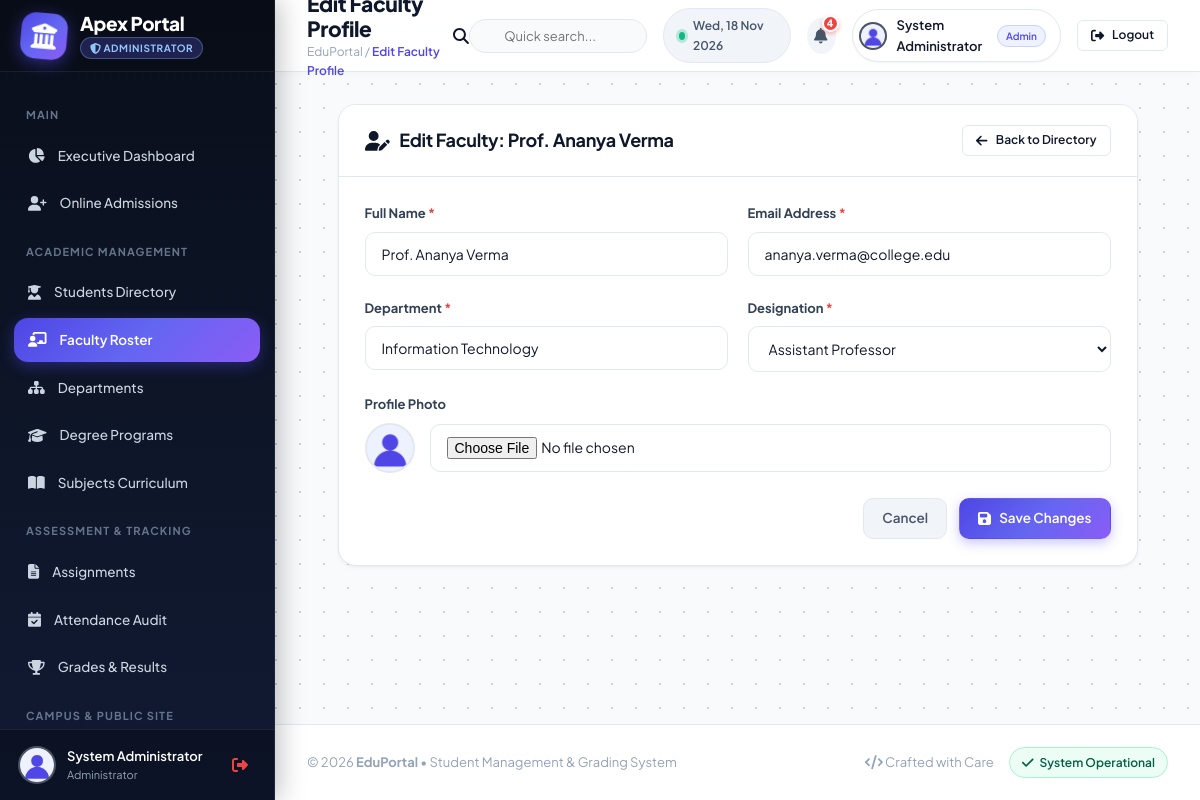
The page /admin/edit_faculty.php?id=2 (signed in) on the database as committed earlier.
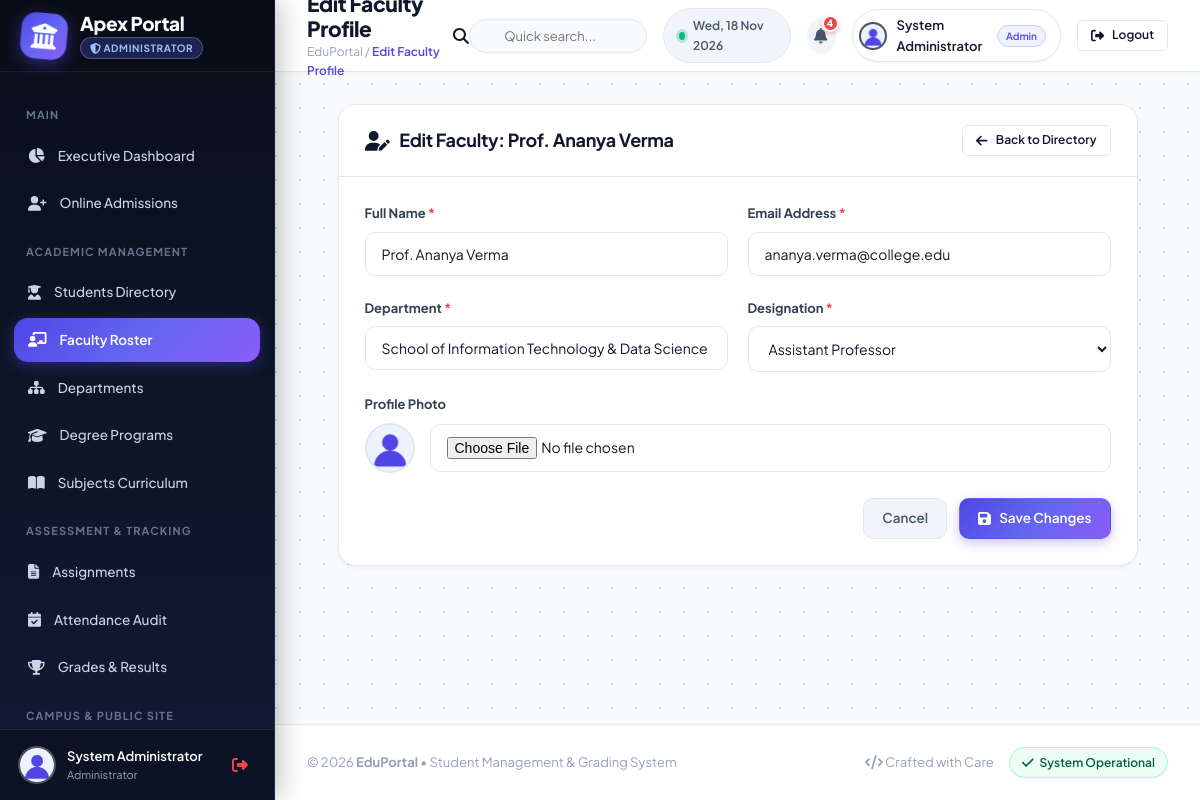
The same page on the database as committed later.
### tables this page shows
CREATE TABLE `faculty` (
  `faculty_id` int(11) NOT NULL AUTO_INCREMENT,
  `user_id` int(11) NOT NULL,
  `department_id` int(11) DEFAULT NULL,
  `department` varchar(100) DEFAULT 'Computer Science',
  `designation` varchar(100) NOT NULL DEFAULT 'Assistant Professor',
  `qualification` varchar(150) NOT NULL DEFAULT 'Ph.D. / M.Tech',
  `specialization` varchar(200) DEFAULT 'Computer Networks, AI',
  `office` varchar(100) DEFAULT 'Block A, Room 304',
  `profile_picture` varchar(255) DEFAULT NULL,
  `created_at` timestamp NOT NULL DEFAULT current_timestamp(),
  PRIMARY KEY (`faculty_id`),
  UNIQUE KEY `user_id` (`user_id`),
  KEY `user_id_2` (`user_id`),
  KEY `department_id` (`department_id`),
  CONSTRAINT `fk_fac_dept` FOREIGN KEY (`department_id`) REFERENCES `departments` (`department_id`) ON DELETE SET NULL,
  CONSTRAINT `fk_fac_user` FOREIGN KEY (`user_id`) REFERENCES `users` (`id`) ON DELETE CASCADE
);

CREATE TABLE `users` (
  `id` int(11) NOT NULL AUTO_INCREMENT,
  `name` varchar(120) NOT NULL,
  `email` varchar(120) NOT NULL,
  `password` varchar(255) NOT NULL,
  `role` enum('admin','faculty','student') NOT NULL DEFAULT 'student',
  `profile_picture` varchar(255) DEFAULT NULL,
  `phone` varchar(30) DEFAULT NULL,
  `created_at` timestamp NOT NULL DEFAULT current_timestamp(),
  PRIMARY KEY (`id`),
  UNIQUE KEY `email` (`email`)
);

### admin/edit_faculty.php (the view, shortened to what this page needs)
<?php
include("../config/db.php");
$faculty_id = (int)$_GET['id'];
$query = mysqli_query($con, "
    SELECT faculty.*, users.name, users.email
    FROM faculty
    JOIN users ON faculty.user_id = users.id
    WHERE faculty.faculty_id='$faculty_id'
    LIMIT 1
");
$row = mysqli_fetch_assoc($query);
include("../includes/header.php");
include("../includes/sidebar_admin.php");
include("../includes/navbar.php");
?>
<div class="card" style="max-width: 800px; margin: 0 auto;">
    <div class="card-header">
        <h3><i class="fa-solid fa-user-pen"></i> Edit Faculty: <?php echo htmlspecialchars($row['name']); ?></h3>
        <a href="manage_faculty.php" class="btn btn-outline btn-sm">
            <i class="fa-solid fa-arrow-left"></i> Back to Directory
        </a>
    </div>
    <div class="card-body">
        <form method="POST" enctype="multipart/form-data">
            <div class="form-row">
                <div class="form-group">
                    <label class="form-label">Full Name <span class="required">*</span></label>
                    <input type="text" name="name" class="form-control" required value="<?php echo htmlspecialchars($row['name']); ?>">
                </div>
                <div class="form-group">
                    <label class="form-label">Email Address <span class="required">*</span></label>
                    <input type="email" name="email" class="form-control" required value="<?php echo htmlspecialchars($row['email']); ?>">
                </div>
            </div>
            <div class="form-row">
                <div class="form-group">
                    <label class="form-label">Department <span class="required">*</span></label>
                    <input type="text" name="department" class="form-control" required value="<?php echo htmlspecialchars($row['department']); ?>">
                </div>
                <div class="form-group">
                    <label class="form-label">Designation <span class="required">*</span></label>
                    <select name="designation" class="form-control" required>
                        <option value="Assistant Professor" <?php echo ($row['designation'] == 'Assistant Professor') ? 'selected' : ''; ?>>Assistant Professor</option>
                    </select>
                </div>
            </div>
            <div class="form-group">
                <label class="form-label">Profile Photo</label>
                <div style="display:flex; align-items:center; gap:15px;">
                    <?php
                    $pic = !empty($row['profile_picture']) && file_exists("../uploads/profile_pictures/" . $row['profile_picture'])
                        ? "../uploads/profile_pictures/" . $row['profile_picture']
                        : "../assets/images/default-user.png";
                    ?>
                    <img src="<?php echo $pic; ?>" alt="Faculty Photo" class="table-avatar" style="width:50px; height:50px;">
                    <input type="file" name="profile_picture" accept="image/*" class="form-control" style="flex:1;">
                </div>
            </div>
            <div style="display:flex; justify-content:flex-end; gap:12px; margin-top:25px;">
                <a href="manage_faculty.php" class="btn btn-secondary">Cancel</a>
                <button type="submit" name="update_faculty" class="btn btn-primary">
                    <i class="fa-solid fa-save"></i> Save Changes
                </button>
            </div>
        </form>
    </div>
</div>
<?php include("../includes/footer.php"); ?>

Rows that differ between the two databases and show on the page:
changed faculty "Assistant Professor": department "Information Technology" → "School of Information Technology & Data Science"
